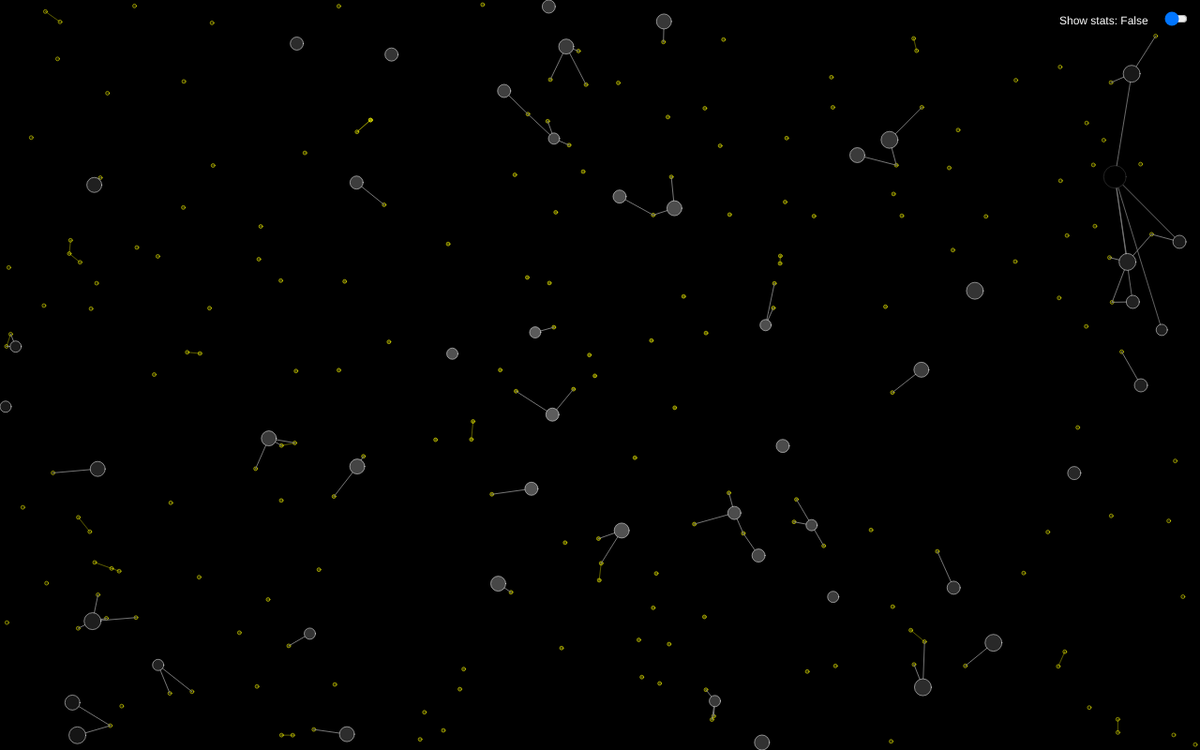
Frame 1 (no input)
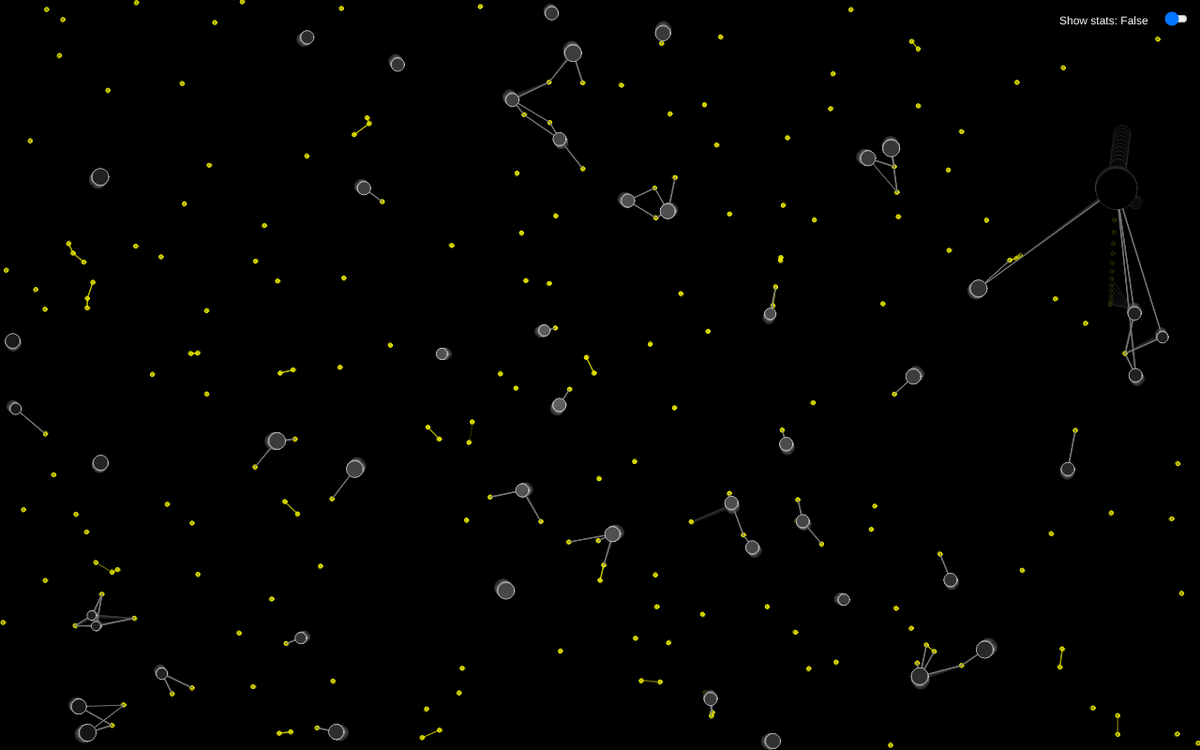
Frame 60 (no input)
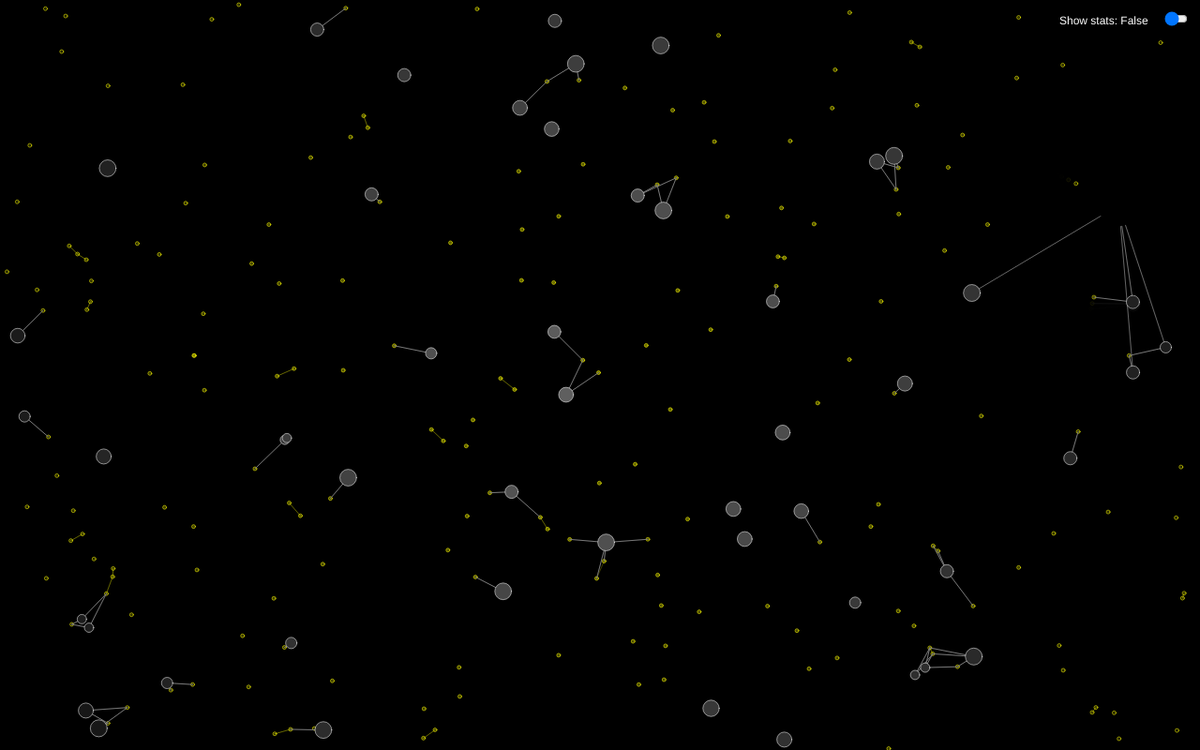
Frame 120 (the mouse pressed at the canvas centre since frame 60)

The p5.js sketch that drew these frames (run headless with seeded random() and noise() and a simulated clock; from frame 60 on, the mouse is pressed at the canvas centre):

// p5.js sketch
// ── sketch.js
/*
GENERATIVE ART PROJECT 2
AUTONOMOUS AGENTS
*/

var passiveCells = []
var passiveQuantity = 50;
var passiveCellLimit = 15;
var passiveSizeRange = [6, 9];
var passiveSpeedRange = [0.12, 0.23];

var aggressiveCells = [];
var aggressiveQuantity = 1;
var aggressiveSize = 12;
var aggressiveSpeed = 0.28;

var foodCells = []
var foodQuantity = 200;

var trailTimer = 255;
var strokeTimer = 255;

var sizeMult = speedMult = ageMult = 1;

let debugSlider;
var debugStats = false;

function setup() {
  createCanvas(1280, 800);
  
  // Populate arrays of passive, aggressive, and food cells
  for (let i = 0; i < passiveQuantity; i++) {
    passiveCells.push(new Passive(random(width), random(height), round(random(passiveSizeRange[0], passiveSizeRange[1])), max(random(passiveSpeedRange[0], passiveSpeedRange[1]), random(passiveSpeedRange[0], passiveSpeedRange[1]))));
  }
  for (let i = 0; i < aggressiveQuantity; i++) {
    aggressiveCells.push(new Aggressive(random(width), random(height), aggressiveSize, aggressiveSpeed));
  }
  for (let i = 0; i < foodQuantity; i++) {
    foodCells.push(new Food(random(5, width - 5), random(5, height - 5)));
  }

  // UI debug slider
  debugSlider = createSlider(0, 1, 0);
  debugSlider.position(width - 40, 10);
  debugSlider.style('width', '25px');
}


function draw() {
  background(0, trailTimer); // trailTimer sets the alpha value of the background to be triggered when a cell is eaten

  // Updates cells and removes dead food cells from their arrays
  for (let i = foodCells.length - 1; i >= 0; i--) {
    foodCells[i].update();
    if ((!foodCells[i].isAlive) || (foodCells[i].pos.x > width) || (foodCells[i].pos.x < 0) || (foodCells[i].pos.y > height) || (foodCells[i].pos.y < 0)) {
      foodCells.splice(i, 1);
    }
  }

  for (let i = aggressiveCells.length - 1; i >= 0; i--) {
    // As aggressive cells get bigger, they obtain less mass, are slower, and age faster
    sizeMult = constrain(map(aggressiveCells[i].radius, 0, 100, 1.2, 0.9), 0.9, 1.2);
    speedMult = constrain(map(aggressiveCells[i].radius, 0, 100, 1.2, 0.5), 0.5, 1.2);
    ageMult = constrain(map(aggressiveCells[i].radius, 0, 75, 0.5, 2), 0.5, 2);

    // Updates cells and removes dead aggressive and passive cells from their arrays
    aggressiveCells[i].update();
    if ((!aggressiveCells[i].isAlive) || (aggressiveCells[i].radius <= 0)) {
      aggressiveCells.splice(i, 1);
    }
  }
  for (let i = passiveCells.length - 1; i >= 0; i--) {
    passiveCells[i].update();
    if ((!passiveCells[i].isAlive) || (passiveCells[i].radius <= 0)) {
      passiveCells.splice(i, 1);
    }
  }


  // Fade and constrain the aggressive cell outline, and background alpha changes (when aggressive cells eat passive cells)
  trailTimer += 3;
  trailTimer = constrain(trailTimer, 0, 255);   // alpha
  strokeTimer -= 4;
  strokeTimer = constrain(strokeTimer, 0, 255);   // stroke


  debugStats = map(debugSlider.value(), 0, 1, false, true);   // Allows the slider value to toggle debugStats 'on' and 'off'


  // Provide dynamic info about agents
  for (let i = 0; i < passiveCells.length; i++) {
    if (debugSlider.value() == 1) {
      // Mass info text next to every passive agent
      fill(255);
      textSize(12);
      textStyle(NORMAL);
      text(round(passiveCells[i].radius), passiveCells[i].pos.x - 12 - passiveCells[i].radius, passiveCells[i].pos.y + 6);
    }
    // Ellipse to highlight the agent the mouse is over
    let d = dist(passiveCells[i].pos.x, passiveCells[i].pos.y, mouseX, mouseY);
    if (d <= passiveCells[i].radius) {
      noFill();
      strokeWeight(3);
      stroke(255);
      ellipse(passiveCells[i].pos.x, passiveCells[i].pos.y, (passiveCells[i].radius * 2) + 16);
      // Resize text margins when mouse is too close to canvas edges
      var marginX = 16;
      var marginY = 32;
      if (mouseX >= width - 110) {
        marginX = -110;
      } else {
        marginX = 16;
      }
      if (mouseY >= height - 75) {
        marginY = -16;
      } else {
        marginY = 16;
      }
      // Info when hovering mouse over passive agents
      fill(255);
      textSize(12);
      textStyle(NORMAL);
      stroke(0);
      text('Agent type: ' + passiveCells[i].type, mouseX + marginX, mouseY + marginY - 16);
      text('Agent mass: ' + round(passiveCells[i].radius), mouseX + marginX, mouseY + marginY);
      text('Agent max speed: ' + passiveCells[i].maxspeed.toFixed(3), mouseX + marginX, mouseY + marginY + 16);
      text('Agent pos: ' + round(passiveCells[i].pos.x) + ', ' + round(passiveCells[i].pos.y), mouseX + marginX, mouseY + marginY + 32);
    }
  }   // Aggressive agents
  for (let j = 0; j < aggressiveCells.length; j++) {
    if (debugSlider.value() == 1) {
      fill(255);
      textSize(12);
      textStyle(NORMAL);
      text(round(aggressiveCells[j].radius), aggressiveCells[j].pos.x - 12 - aggressiveCells[j].radius, aggressiveCells[j].pos.y + 6);
    }
    // Ellipse to highlight the agent the mouse is over
    let d = dist(aggressiveCells[j].pos.x, aggressiveCells[j].pos.y, mouseX, mouseY);
    if (d <= aggressiveCells[j].radius) {
      noFill();
      strokeWeight(3);
      stroke(255);
      ellipse(aggressiveCells[j].pos.x, aggressiveCells[j].pos.y, (aggressiveCells[j].radius * 2) + 16);
      // Resize text margins when mouse is too close to canvas edges
      var marginX = 16;
      var marginY = 32;
      if (mouseX >= width - 125) {
        marginX = -110;
      } else {
        marginX = 16;
      }
      if (mouseY >= height - 75) {
        marginY = -80;
      } else {
        marginY = 16;
      }
      // Info when hovering mouse over passive agents
      fill(255);
      textSize(12);
      textStyle(NORMAL);
      stroke(0);
      text('Agent type: ' + aggressiveCells[j].type, mouseX + marginX, mouseY + marginY - 8);
      text('Agent mass: ' + round(aggressiveCells[j].radius), mouseX + marginX, mouseY + marginY + 8);
      text('Agent max speed: ' + (aggressiveCells[j].maxspeed * speedMult).toFixed(3), mouseX + marginX, mouseY + marginY + 24);
      text('Agent pos: ' + round(aggressiveCells[j].pos.x) + ', ' + round(aggressiveCells[j].pos.y), mouseX + marginX, mouseY + marginY + 40);
      text('Agent mass multiplier: ' + sizeMult.toFixed(3), mouseX + marginX, mouseY + marginY + 56);
      text('Agent speed multiplier: ' + speedMult.toFixed(3), mouseX + marginX, mouseY + marginY + 72);
      text('Agent age multiplier: ' + ageMult.toFixed(3), mouseX + marginX, mouseY + marginY + 88);
    }
  }

  // Entity statistics UI
  fill(255);
  strokeWeight(5);
  stroke(0);
  textSize(12);
  textStyle(NORMAL);
  if (debugStats) {
    text('Aggressive Cell Quantity: ' + aggressiveCells.length, 0 + 10, 0 + 20);
    text('Passive Cell Quantity: ' + passiveCells.length, 0 + 10, 0 + 35);
    text('Food Quantity: ' + foodCells.length, 0 + 10, 0 + 50);
    text('Collective Cell Quantity: ' + (passiveCells.length + aggressiveCells.length + foodCells.length), 0 + 10, 0 + 65);
    text('Framerate: ' + round(frameRate()), 0 + 10, 0 + 95);
  }
  if (debugSlider.value() == 1) { var s1 = 'True'; } else { var s1 = 'False'; };
  text('Show stats: ' + s1, width - 40 - 110, 10 + 16);
}










    // PASSIVE CONSTRUCTOR FUNCTION //
function Passive(x, y, radius, maxspeed) {
  this.pos = createVector(x, y);
  this.radius = radius;
  this.maxspeed = maxspeed;
  this.maxforce = 0.05;
  this.acceleration = createVector(0, 0);
  this.velocity = p5.Vector.random2D(); // determines the cell direction

  this.type = 'Passive';
  this.isAlive = true;
  this.color = color(255);
  this.stroke = color(255);
  
  this.searchDist = 40;   // the distance that the cell will search for food

  this.update = function() {
    
    this.updatePhysics();
    this.boundaryPhysics();
    this.behaviours() // controls all physics based movement (grouping, seeking food, etc)
    
    this.eatFood();
    this.mitosis();

    this.draw();
  }
  
  // Updates and limits the cell's movement physics (acceleration, deceleration)
  this.updatePhysics = function() {
    this.velocity.add(this.acceleration);
    this.velocity.limit(this.maxspeed);
    this.pos.add(this.velocity);
    this.acceleration.mult(0);    // resets acceleration
  }

  // Cells bounce off walls
  this.boundaryPhysics = function() {
    if (this.pos.x > width - this.radius) {
      this.pos.x = width - this.radius;
      this.velocity.x *= -1; // reverses the cell speed (moves in opposite direction)
    } 
    else if (this.pos.x < this.radius) {
      this.pos.x = this.radius;
      this.velocity.x *= -1;
    }
    if (this.pos.y > height - this.radius) {
      this.pos.y = height - this.radius;
      this.velocity.y *= -1;
    } 
    else if (this.pos.y < this.radius) {
      this.pos.y = this.radius;
      this.velocity.y *= -1;
    }
  }

  // Applies forces from behaviour functions
  this.applyForce = function(force) {
    this.acceleration.add(force);   // adds all inputed forces to acceleration
  }

  // Controls and weights all the cell's behaviours
  this.behaviours = function() {
    let cohesion = this.cohesion();
    let align = this.align();
    let separate = this.separate();
    let seekFood = this.seekFood();
    let avoidThreat = this.avoidThreat();

    // Apply different weighting values (priorities) to forces
    cohesion.mult(0.05);
    align.mult(0.05);
    separate.mult(3.0);
    seekFood.mult(1.0);
    if (aggressiveCells.length > 0) {
      avoidThreat.mult(2);
    }

    // Add the force vectors to cell acceleration
    this.applyForce(cohesion);
    this.applyForce(align);
    this.applyForce(separate);
    if (this.radius < passiveCellLimit) {
      this.applyForce(seekFood);
    }
    this.applyForce(avoidThreat);
  }

  // Steers towards direction of target (eg. food/passive cell)
  this.seekTarget = function(target) {
    let desired = p5.Vector.sub(target, this.pos);

    desired.normalize();
    desired.mult(this.maxspeed);
    let steer = p5.Vector.sub(desired, this.velocity);
    steer.limit(this.maxforce);
    return steer;   // returns force as vector, relative to current position
  }

  // Cells strive to form groups and stick together
  this.cohesion = function() {
    let neighbordist = 50; // the distance to the neighbour cell
    let sum = createVector(0, 0);
    let count = 0;
    
    for (let i = 0; i < passiveCells.length; i++) {
      let d = p5.Vector.dist(this.pos, passiveCells[i].pos);

      if ((d > 0) && (d < neighbordist)) {
        sum.add(passiveCells[i].pos);
        count++;
      }
    }
    if (count > 0) {
      sum.div(count); // finds average position of cells
      return this.seekTarget(sum);
    } else {
      return createVector(0, 0);
    }
  }

  // Cells will strive to move in the same direction
  this.align = function() {
    let neighbordist = 50; // the distance to the neighbour cell
    let sum = createVector(0, 0);
    let count = 0;

    for (let i = 0; i < passiveCells.length; i++) {
      let d = p5.Vector.dist(this.pos, passiveCells[i].pos);

      if ((d > 0) && (d < neighbordist)) {
        sum.add(passiveCells[i].velocity);
        count++;
      }
    }
    if (count > 0) {
      sum.div(count); // finds average position of cells
      sum.normalize();
      sum.mult(this.maxspeed);
      let steer = p5.Vector.sub(sum, this.velocity); // recalculates cell direction
      steer.limit(this.maxforce);
      return steer;
    } else {
      return createVector(0, 0);
    }
  }

  // Causes cells to avoid touching each other
  this.separate = function() {
    let steer = createVector(0, 0);
    let count = 0;

    for (let i = 0; i < passiveCells.length; i++) {
      let desiredseparation = (this.radius + passiveCells[i].radius) + 2; // 2 pixels between each cell is desired
      let d = p5.Vector.dist(this.pos, passiveCells[i].pos);
      
      if ((d > 0) && (d < desiredseparation)) {
        let diff = p5.Vector.sub(this.pos, passiveCells[i].pos); // vector pointing away from neighbour
        
        diff.normalize();
        diff.div(d); // weight by distance
        steer.add(diff);
        count++;
      }
    }
    if (count > 0) {
      steer.div(count);   // calculate average
    }
    if (steer.mag() > 0) {
      steer.normalize();
      steer.mult(this.maxspeed);
      steer.sub(this.velocity);
      steer.limit(this.maxforce);
    }
    return steer;
  }

  // Cells approach the closest food cell to them
  this.seekFood = function() {
    let sum = createVector(0, 0);
    let dists = [];
    let sum2 = [];
    let count = 0;

    for (let i = 0; i < foodCells.length; i++) {
      let d = dist(this.pos.x, this.pos.y, foodCells[i].pos.x, foodCells[i].pos.y);    

      if (d <= (this.radius + this.searchDist)) { // if food cells are within the search distance
        strokeWeight(1);
        stroke(color(125, (map(d, width / 2, 0, 55, 255))));
        line(this.pos.x, this.pos.y, foodCells[i].pos.x, foodCells[i].pos.y); // draws a line to close food cells

        if (debugStats) { noFill(); strokeWeight(0.2); stroke(255, 0, 0); ellipse(foodCells[i].pos.x, foodCells[i].pos.y, foodCells[i].radius * 6); }

        sum2.push(foodCells[i].pos);
        count++;
      }
    }
    if (count > 0) { // if food cells have been counted
      for (let i = 0; i < sum2.length; i++) {
        let d = p5.Vector.dist(this.pos, sum2[i]);
        dists.push(d);

        let m = min(dists);
        var closestFood = dists.indexOf(m); // finds the index of the closest food cell
      }
      return this.seekTarget(sum2[closestFood]);
    } else {
      return createVector(0, 0);
    }
  }

  // Cells will attempt to move in the opposite direction of the aggressive cell
  this.avoidThreat = function() {
    for (let i = 0; i < aggressiveCells.length; i++) {
      let d = dist(this.pos.x, this.pos.y, aggressiveCells[i].pos.x, aggressiveCells[i].pos.y);

      if (d <= (aggressiveCells[i].pullRange + 50)) { // if close to the pull range of the aggressive cell

        let thisPos = createVector(this.pos.x, this.pos.y);
        let predatorPos = createVector(aggressiveCells[i].pos.x, aggressiveCells[i].pos.y);
        let vec = p5.Vector.sub(thisPos, predatorPos); // path away from predator cell

        this.acceleration = vec; // changes cell direction to move away from predator
        
        return createVector(0, 0);
      } else {
        return createVector(0, 0);
      }
    }
  }
  
  // Causes food cells to be eaten when within range
  this.eatFood = function() {
    if (foodCells.length > 0) { // if food cells are present
      for (let i = 0; i < foodCells.length; i++) {
        let d = dist(this.pos.x, this.pos.y, foodCells[i].pos.x, foodCells[i].pos.y); // distance to food cell

        if ((d < (this.radius + foodCells[i].radius)) || (d <= 0)) { // if in contact with cell
          if (this.radius < passiveCellLimit) {
            this.radius = lerp(this.radius, this.radius + 1, 0.9); // interpolates cell growth for a smoother transition
            foodCells[i].isAlive = false;        
          }          

        }
      }
    }
  }

  // Every time the mass of a passive cell reaches a multiple of 10 there is a 10% chance of it multiplying
  this.mitosis = function() {
    var r = random(1, 10);

    if (((round(this.radius) % 10 == 0) && (passiveCells.length <= 150))) { // if multiple of 10
      
      this.radius /= 2;
      passiveCells.push(new Passive(this.pos.x, this.pos.y, this.radius, this.maxspeed)); // new cell is created
    }
  }

  this.draw = function() {
    // Defines dynamically changing colour properties
    strokeWeight(0.5);
    let d = dist(this.pos.x, this.pos.y, width / 2, height / 2);
    this.color = color((map(d, width / 2, 0, 25, 100))); // the closer the cell is to the center of the map, the more opaque the colour will be

    // Draws cell body
    stroke(this.stroke)
    fill(this.color);
    ellipse(this.pos.x, this.pos.y, (this.radius * 2));
  }
}










// Serves all aggressive entities
function Aggressive(x, y, radius, maxspeed) {
  this.pos = createVector(x, y);
  this.radius = radius;
  this.maxspeed = maxspeed;
  this.maxforce = 0.05;
  this.acceleration = createVector(0, 0);
  this.velocity = p5.Vector.random2D();

  this.type = 'Aggressive';
  this.isAlive = true;
  this.color = color(255);
  this.stroke = color(100);

  this.pullRange = (this.radius + 100);
  this.searchDist = (this.radius + 125);
  this.chasing = false; // if currently persuing a prey cell

  setInterval(ageing, 4000);   // Applies natural ageing to all aggressive cells once every two seconds

  this.update = function() {

    this.pullRange = max((this.radius * 1.4 + 100), this.radius + 100); // the range (subtracting radius) that other cells are pulled in from
    this.searchDist = max((this.radius * 4.5 + 125), this.radius + 125);

    this.updatePhysics();
    this.boundaryPhysics();
    this.behaviours();

    this.absorbCells();
    
    this.draw();
  }

  // Updates and limits the cell's movement physics (acceleration, deceleration)
  this.updatePhysics = function() {
    this.velocity.add(this.acceleration);
    this.velocity.limit(this.maxspeed * speedMult);
    this.pos.add(this.velocity);
    this.acceleration.mult(0);
  }

  // Cells bounce off walls
  this.boundaryPhysics = function() {
    if (this.pos.x > width - this.radius) {
      this.pos.x = width - this.radius;
      this.velocity.x *= -1; // reverses the cell speed (moves in opposite direction)
    } 
    else if (this.pos.x < this.radius) {
      this.pos.x = this.radius;
      this.velocity.x *= -1;
    }
    if (this.pos.y > height - this.radius) {
      this.pos.y = height - this.radius;
      this.velocity.y *= -1;
    } 
    else if (this.pos.y < this.radius) {
      this.pos.y = this.radius;
      this.velocity.y *= -1;
    }
  }

  // Applies forces from behaviour functions
  this.applyForce = function(force) {
    this.acceleration.add(force);   // adds all inputed forces to acceleration
  }
  
  // Controls and weights all the cell's behaviours
  this.behaviours = function() {
    let seekFood = this.seekFood();
    let preferCenter = this.preferCenter();

    // Apply different weighting values (priorities) to forces
    seekFood.mult(1.0);
    if (this.chasing) { // if persuing another cell
      preferCenter.mult(0);
    } else  {
      preferCenter.mult(1.0);
    }
    
    // Add the force vectors to cell acceleration
    this.applyForce(seekFood);
    this.applyForce(preferCenter);
  }

  // Steers towards direction of target (eg. food/passive cell)
  this.seekTarget = function(target) {
    let desired = p5.Vector.sub(target, this.pos);

    desired.normalize();
    desired.mult(this.maxspeed * speedMult);
    let steer = p5.Vector.sub(desired, this.velocity);
    steer.limit(this.maxforce);
    return steer;   // returns force as vector, relative to current position
  }

  // Search and move towards passive cells
  this.seekFood = function() {
    let dists = [];
    let sum = [];
    let count = 0;

    this.chasing = false;

    if (debugStats) { noFill(); strokeWeight(0.1); stroke(255); ellipse(this.pos.x, this.pos.y, (this.searchDist) * 2); }

    for (let i = 0; i < passiveCells.length; i++) {
      let d = dist(this.pos.x, this.pos.y, passiveCells[i].pos.x, passiveCells[i].pos.y);    

      if (d <= (this.searchDist)) { // if within search distance  
        strokeWeight(1);
        stroke(color(125, (map(d, width / 2, 0, 55, 255))));
        line(this.pos.x, this.pos.y, passiveCells[i].pos.x, passiveCells[i].pos.y); // line towards passive cells in range
        this.chasing = true; // persuing another cell

        if (debugStats) { noFill(); strokeWeight(0.3); stroke(255, 0, 0); ellipse(passiveCells[i].pos.x, passiveCells[i].pos.y, passiveCells[i].radius * 4); }
        
        sum.push(passiveCells[i].pos);
        count++;
      }
    }
    if (count > 0) {
      for (let i = 0; i < sum.length; i++) {
        let d = p5.Vector.dist(this.pos, sum[i]);
        dists.push(d);

        let m = min(dists);
        var closest = dists.indexOf(m);   
      }

      return this.seekTarget(sum[closest]); // move towards closest cell in range
    } else {
      return createVector(0, 0);
    }
  }

  // If no cells are within range, move towards canvas center and search
  this.preferCenter = function() {
    for (let i = 0; i < aggressiveCells.length; i++) {
      let d = dist(this.pos.x, this.pos.y, width / 2, height / 2);

      let thisVec = createVector(this.pos.x, this.pos.y);
      let centerVec = createVector(width / 2, height / 2);
      let vec = p5.Vector.sub(centerVec, thisVec);

      if (d > 250) {
        return vec
      } else {
        return createVector(0, 0);
      }

    }
  }

  // Aggressive cell will pull food cells towards it
  this.absorbCells = function() {
    
    let otherCells = passiveCells.concat(foodCells); // combined array of passive and food cells

    if (debugStats) { noFill(); strokeWeight(0.3); stroke(255, 0, 0); ellipse(this.pos.x, this.pos.y, this.pullRange * 2); }

    for (let i = 0; i < otherCells.length; i++) {
      let d = dist(this.pos.x, this.pos.y, otherCells[i].pos.x, otherCells[i].pos.y);

      if (d <= (this.pullRange)) {
        
        let thisPos = createVector(this.pos.x, this.pos.y);
        let otherPos = createVector(otherCells[i].pos.x, otherCells[i].pos.y);
        let vec = p5.Vector.sub(otherPos, thisPos); // path towards
        
        if (otherCells[i].type == 'Food') {
          otherCells[i].dir = vec;
          otherCells[i].speed--;
        }
        else if (otherCells[i].type == 'Passive') {
          otherCells[i].velocity = vec;
          otherCells[i].maxspeed -= 0.1;   // 'drains' the prey cells and causes them to gradually lose speed
        }          
      }

      if (d < (this.radius + otherCells[i].radius)) {
        otherCells[i].isAlive = false;

        // When a passive cell is eaten, the outline briefly becomes visible and the background alpha shifts (giving a 'tral' effect)
        // When a food cell is eaten, only the outline becomes very briefly visible
        if (otherCells[i].type == 'Passive') {
          strokeTimer = 255;
          trailTimer = 0;
        }
        
        let sum1 = PI * this.radius * this.radius + PI * (otherCells[i].radius * sizeMult) * (otherCells[i].radius * sizeMult); // calculate mass difference in size, rather than adding to the radius
        let sum2 = (sqrt(sum1 / PI));
        this.radius = sum2;
      }
    }
  }

  this.draw = function() {
    // The outline of the cell only appears briefly after the cell has eaten another cell, before fading away
    let d = dist(this.pos.x, this.pos.y, width / 2, height / 2);
    this.stroke = color(strokeTimer, (map(d, width / 2, 0, 55, 255)));
    this.color = color(0);
    
    // Draws cell body
    strokeWeight(0.5);
    stroke(this.stroke)
    fill(this.color);
    ellipse(this.pos.x, this.pos.y, (this.radius * 2));
  }
}










// Food cells
function Food(x, y) {
  this.pos = createVector(x, y);
  this.speed = 0.075;
  this.dir = p5.Vector.random2D();
  this.dir.setMag(this.speed);
  this.radius = 2;
  this.color = color(255, 255, 0);
  this.isAlive = true;
  this.isMarked = false;
  this.type = 'Food';

  this.update = function() {
    this.respawnCells();
    this.randomWalk();

    this.draw();
  }

  // Add more food cells over time
  this.respawnCells = function() {
    let r = random(0, 1000);
    // ~0.2% chance of adding a new food cell every frame
    if ((foodCells.length < foodQuantity) && (r < 2)) {
      foodCells.push(new Food(random(0, width), random(0, height)));
    }
  }

  // Moves food cells in random directions
  this.randomWalk = function() {
    let r = round(random(0, 100));
    // 2% chance of changing direction every frame
    if (r < 2) {
      this.dir = p5.Vector.random2D(); // random direction
    }

    this.dir.setMag(this.speed);
    this.pos.add(this.dir);
  }

  this.draw = function() {
    // The color of the food cells appear strongest when near the centre of the canvas, weaker when near the edges
    let d = dist(this.pos.x, this.pos.y, width / 2, height / 2);
    this.color = color(255, 255, 0, (map(d, width / 2, 0, 25, 100)));
    
    // Food cells will be connected by lines when close enough to each other
    for (let i = 0; i < foodCells.length; i++) {
      let d2 = dist(this.pos.x, this.pos.y, foodCells[i].pos.x, foodCells[i].pos.y)
      if (d2 < 20) {
        strokeWeight(0.2);
        line(this.pos.x, this.pos.y, foodCells[i].pos.x, foodCells[i].pos.y)
      }
    }

    strokeWeight(0.5);
    stroke(255, 255, 0);
    fill(this.color);

    ellipse(this.pos.x, this.pos.y, (this.radius * 2));   
  }
}

// The aggressive cells will age over time
function ageing() {   // (called every 4 seconds)
  for (let i = 0; i < aggressiveCells.length; i++) {
    aggressiveCells[i].radius -= (1 * ageMult);   // ageMult scales as the cell grows, meaning the cell will age faster as it gains more mass
  }
}





/*
------------------------------------------------------
Which assessment did you attempt?
My project uses autonomous agents.

------------------------------------------------------
What effect were you trying to achieve?
I wanted to create an ecosystem with a dynamic sense of life to it, in which you could look at any entity and would be able to tell exactly what it was doing and why it was doing it. I also wanted to create a sense of individual autonomy, such that all agents would behave and interact with each other in unique ways. I opted for a minimalistic cell-like aesthetic in which the main ('passive') cells would interact with each other in complex grouping behaviours and collect food to grow their mass. I experimented with the idea of having a singular 'threat' to the passive cells and settled on a singular black-hole inspired 'aggressive' cell. I wanted this to result in the viewer constantly re-evaluating 'who will survive', however ultimately I aimed for a balanced ecosystem in which both species' would coexist. While I have mainly balanced for only one aggressive cell by default, there is full support for multiple of them.

------------------------------------------------------
How does your code achieve this?
I used many graphical features so as to reflect the state and behaviour of the agents, such as the stroke values for the aggressive cell, and lines showing what the agent can see and is moving towards. In order to create a sense of individual autonomy, I had 'passive' agents incorporate physics-based movement and utilise complex flocking-like mechanics in order to form groups and align with each other. I extended to this, and added new weighted behaviours, such that an agent might prioritise food instead of escaping a threat. To create a balanced ecosystem, I added dynamic rules that would influence the speed, mass gain, sight range, ageing rate, etc, of the 'aggressive' agent, so as to avoid the aggressor being the winner every time. This constant tweaking of properties means that, although the environment will not remain balanced forever, it will last long enough that there is no clear winner every time. In addition another way I created a sense of autonomy was by having all passive agents spawn with unique statistics - some with higher speed, some smaller.

------------------------------------------------------
What are you happy with? What could be improved?
I am satisfied that I was able to create a semi-sustainable ecosystem and I am happy with my implementation of flocking mechanics and behaviour weighting. I am also pleased with the overall visual aesthetic, particularly the background trail effect, created when a cell is eaten, along with the variation of cell fill values based on where a cell is in the environment.
While I'm mostly happy with how my project turned out, there are some issues that I struggled with. One of the most notable ones was performance. Due to the intensity of running potentially hundreds of agents concurrently, I did find I had to make some optimisations, including introducing some artificial constraints to my project, such as a cell limit, which is something that I was not intending on doing. Another issue I had was imlementing the physics mechanics. This required me to overhaul large parts of my code, as I had previously written my code without this intention. Finally, it was a challenge to balance the ecosystem to the extent that both species were able to coexist.
Besides this, I am very happy with how my Generative Art turned out.
*/
